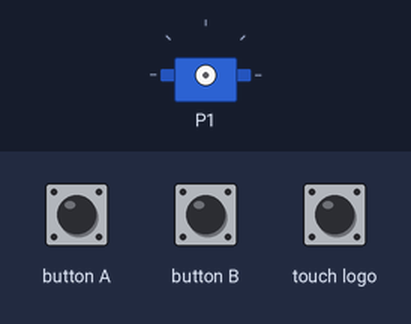
Bench run of a program on a simulated BBC micro:bit (MakeCode). Parts: servo. The test bench sets the inputs (shaded band).

Above: at 1.2 s.
1.3 s: button A pressed for 0.15 s
2.9 s: button B pressed for 0.15 s
At 3.2 s:
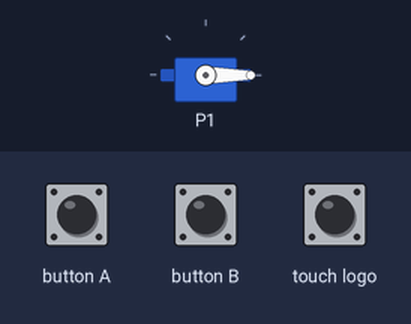
4.5 s: button A pressed for 1 s
At 5.6 s:
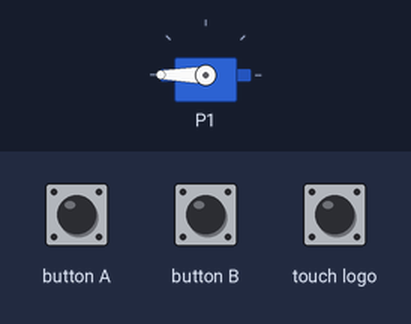
7.0 s: button B pressed for 1 s
At 8.4 s:
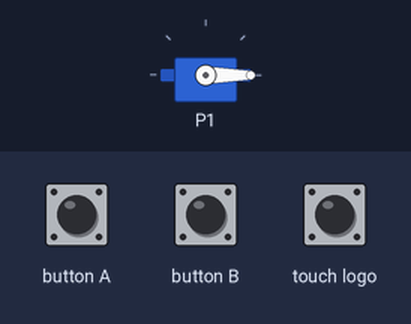
Timing chart, 0 to 10.0 s (numbered marks = the images above; inputs shaded):
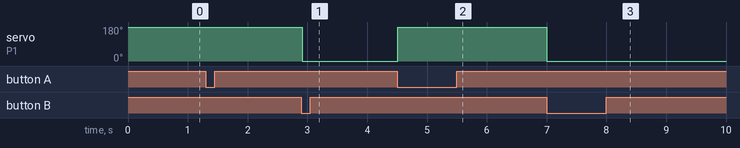

The program:

main.ts
```typescript
function TentacleAction () {
    servos.P1.run(100)
    basic.pause(4000)
    servos.P1.stop()
    basic.pause(1000)
    servos.P1.run(-100)
    basic.pause(4000)
    servos.P1.stop()
}
basic.forever(function () {
    while (input.buttonIsPressed(Button.A)) {
        servos.P1.run(100)
    }
    servos.P1.stop()
    while (input.buttonIsPressed(Button.B)) {
        servos.P1.run(-100)
    }
    servos.P1.stop()
    if (input.logoIsPressed() && input.soundLevel() > 128) {
        TentacleAction()
    }
})
```

test.ts
```typescript
// les tests vont ici ; cela ne sera pas compilé si ce paquet est utilisé en tant qu'extension.
```

Measured:
- after the input at 2.9 s, servo on P1: 180° → 0° at once
- after the input at 4.5 s, servo on P1: 0° → 180° at once
- after the input at 7.0 s, servo on P1: 180° → 0° at once
